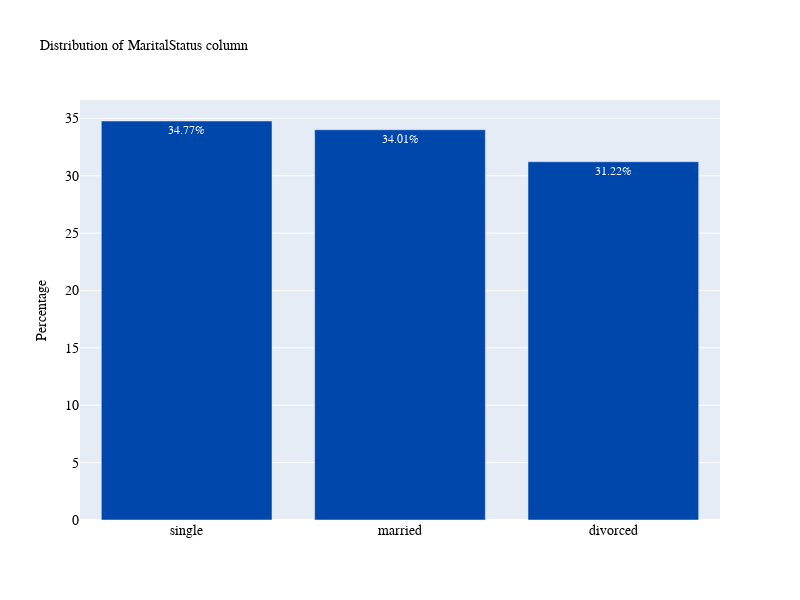

Here is the notebook cell this chart was saved with:
### Code cell
plot_bar('MaritalStatus')

### Figure 1 — Plotly figure (JSON) as saved in the notebook; plotly's stock layout.template omitted (floating-point values rounded to 4 significant figures)
{"data": [{"marker": {"color": "#0047AB"}, "text": ["34.77%", "34.01%", "31.22%"], "textposition": "auto", "type": "bar", "x": ["single", "married", "divorced"], "y": [34.77, 34.01, 31.22]}], "layout": {"autosize": false, "font": {"color": "white", "family": "Courier New, monospace", "size": 12}, "height": 600, "title": {"font": {"color": "black", "family": "Courier New, monospace", "size": 14}, "text": "Distribution of MaritalStatus column"}, "width": 800, "xaxis": {"tickfont": {"color": "black", "family": "Courier New, monospace", "size": 14}}, "yaxis": {"tickfont": {"color": "black", "family": "Courier New, monospace", "size": 14}, "title": {"font": {"color": "black", "size": 14}, "text": "Percentage"}}}}
